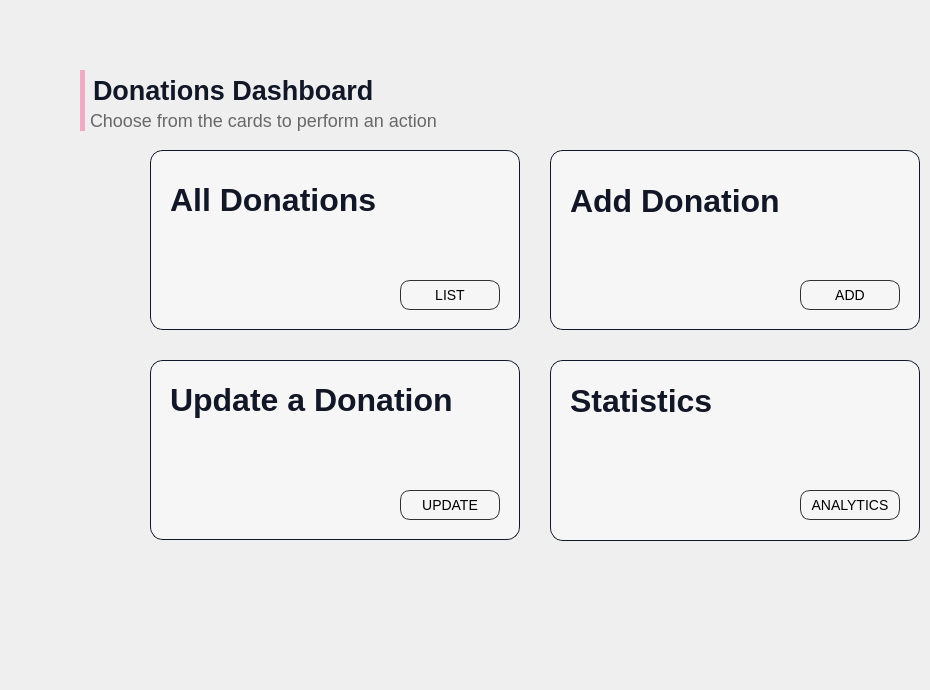
      <widget class="QWidget" name="page_10">
       <widget class="QLabel" name="label_61">
        <property name="geometry">
         <rect>
          <x>150</x>
          <y>360</y>
          <width>370</width>
          <height>180</height>
         </rect>
        </property>
        <property name="styleSheet">
         <string notr="true">border-radius: 13px;
background:rgb(246,246,246);
border: 1px solid rgb(18,23,40);</string>
        </property>
        <property name="text">
         <string/>
        </property>
       </widget>
       <widget class="QLabel" name="label_62">
        <property name="geometry">
         <rect>
          <x>570</x>
          <y>170</y>
          <width>271</width>
          <height>61</height>
         </rect>
        </property>
        <property name="styleSheet">
         <string notr="true">font-family: 'Poppins';
font-style: normal;
background:rgba(0,0,0,0);
font-weight: 700;
font-size: 32px;
color: rgb(18,23,40);

</string>
        </property>
        <property name="text">
         <string>Add Donation</string>
        </property>
       </widget>
       <widget class="QLabel" name="label_63">
        <property name="geometry">
         <rect>
          <x>170</x>
          <y>350</y>
          <width>331</width>
          <height>100</height>
         </rect>
        </property>
        <property name="styleSheet">
         <string notr="true">font-family: 'Poppins';
font-style: normal;
background:rgba(0,0,0,0);
font-weight: 700;
font-size: 32px;
color: rgb(18,23,40);

</string>
        </property>
        <property name="text">
         <string>Update a Donation</string>
        </property>
       </widget>
       <widget class="QLabel" name="label_64">
        <property name="geometry">
         <rect>
          <x>550</x>
          <y>150</y>
          <width>370</width>
          <height>180</height>
         </rect>
        </property>
        <property name="styleSheet">
         <string notr="true">border-radius: 13px;
background:rgb(246,246,246);
border: 1px solid rgb(18,23,40);</string>
        </property>
        <property name="text">
         <string/>
        </property>
       </widget>
       <widget class="QLabel" name="label_65">
        <property name="geometry">
         <rect>
          <x>80</x>
          <y>70</y>
          <width>371</width>
          <height>41</height>
         </rect>
        </property>
        <property name="styleSheet">
         <string notr="true">font-family: 'Poppins';
font-style: normal;
background:rgba(0,0,0,0);
font-weight: 600;
font-size: 27px;
color: rgb(18,23,40);
border-left: 5px solid rgb(237,172,195);
padding-left: 1px;

</string>
        </property>
        <property name="text">
         <string>Donations Dashboard</string>
        </property>
       </widget>
       <widget class="QLabel" name="label_67">
        <property name="geometry">
         <rect>
          <x>80</x>
          <y>110</y>
          <width>411</width>
          <height>21</height>
         </rect>
        </property>
        <property name="styleSheet">
         <string notr="true">font-family: 'Poppins';
font-style: normal;
background:rgba(0,0,0,0);
font-weight: 275;
font-size: 18px;
color: rgb(104,104,104);
border-left: 5px solid rgb(237,172,195);
padding-left: 1px;

</string>
        </property>
        <property name="text">
         <string>Choose from the cards to perform an action</string>
        </property>
       </widget>
       <widget class="QLabel" name="label_68">
        <property name="geometry">
         <rect>
          <x>550</x>
          <y>360</y>
          <width>370</width>
          <height>181</height>
         </rect>
        </property>
        <property name="styleSheet">
         <string notr="true">border-radius: 13px;
background:rgb(246,246,246);
border: 1px solid rgb(18,23,40);</string>
        </property>
        <property name="text">
         <string/>
        </property>
       </widget>
       <widget class="QLabel" name="label_69">
        <property name="geometry">
         <rect>
          <x>570</x>
          <y>380</y>
          <width>241</width>
          <height>41</height>
         </rect>
        </property>
        <property name="styleSheet">
         <string notr="true">font-family: 'Poppins';
font-style: normal;
background:rgba(0,0,0,0);
font-weight: 700;
font-size: 32px;
color: rgb(18,23,40);

</string>
        </property>
        <property name="text">
         <string>Statistics</string>
        </property>
       </widget>
       <widget class="QLabel" name="label_70">
        <property name="geometry">
         <rect>
          <x>150</x>
          <y>150</y>
          <width>370</width>
          <height>180</height>
         </rect>
        </property>
        <property name="styleSheet">
         <string notr="true">border-radius: 13px;
background:rgb(246,246,246);
border: 1px solid rgb(18,23,40);</string>
        </property>
        <property name="text">
         <string/>
        </property>
       </widget>
       <widget class="QLabel" name="label_71">
        <property name="geometry">
         <rect>
          <x>170</x>
          <y>150</y>
          <width>241</width>
          <height>100</height>
         </rect>
        </property>
        <property name="styleSheet">
         <string notr="true">font-family: 'Poppins';
font-style: normal;
background:rgba(0,0,0,0);
font-weight: 700;
font-size: 32px;
color: rgb(18,23,40);

</string>
        </property>
        <property name="text">
         <string>All Donations</string>
        </property>
       </widget>
       <widget class="QPushButton" name="pushButton_2">
        <property name="geometry">
         <rect>
          <x>400</x>
          <y>280</y>
          <width>100</width>
          <height>30</height>
         </rect>
        </property>
        <property name="cursor">
         <cursorShape>PointingHandCursor</cursorShape>
        </property>
        <property name="styleSheet">
         <string notr="true">QPushButton{
border-radius: 10px; 
font-family: 'Poppins';
font-style: normal;
font-weight: 400;
font-size: 14px;
background:rgba(0,0,0,0);
border:1px solid rgb(50,50,50);
}
QPushButton:hover{
background:rgb(28, 36, 61);
color:white;
}

</string>
        </property>
        <property name="text">
         <string>LIST</string>
        </property>
       </widget>
       <widget class="QPushButton" name="pushButton_3">
        <property name="geometry">
         <rect>
          <x>800</x>
          <y>280</y>
          <width>100</width>
          <height>30</height>
         </rect>
        </property>
        <property name="cursor">
         <cursorShape>PointingHandCursor</cursorShape>
        </property>
        <property name="styleSheet">
         <string notr="true">QPushButton{
border-radius: 10px; 
font-family: 'Poppins';
font-style: normal;
font-weight: 400;
font-size: 14px;
background:rgba(0,0,0,0);
border:1px solid rgb(50,50,50);
}
QPushButton:hover{
background:rgb(28, 36, 61);
color:white;
}

</string>
        </property>
        <property name="text">
         <string>ADD</string>
        </property>
       </widget>
       <widget class="QPushButton" name="pushButton_4">
        <property name="geometry">
         <rect>
          <x>400</x>
          <y>490</y>
          <width>100</width>
          <height>30</height>
         </rect>
        </property>
        <property name="cursor">
         <cursorShape>PointingHandCursor</cursorShape>
        </property>
        <property name="styleSheet">
         <string notr="true">QPushButton{
border-radius: 10px; 
font-family: 'Poppins';
font-style: normal;
font-weight: 400;
font-size: 14px;
background:rgba(0,0,0,0);
border:1px solid rgb(50,50,50);
}
QPushButton:hover{
background:rgb(28, 36, 61);
color:white;
}

</string>
        </property>
        <property name="text">
         <string>UPDATE</string>
        </property>
       </widget>
       <widget class="QPushButton" name="pushButton_5">
        <property name="geometry">
         <rect>
          <x>800</x>
          <y>490</y>
          <width>100</width>
          <height>30</height>
         </rect>
        </property>
        <property name="cursor">
         <cursorShape>PointingHandCursor</cursorShape>
        </property>
        <property name="styleSheet">
         <string notr="true">QPushButton{
border-radius: 10px; 
font-family: 'Poppins';
font-style: normal;
font-weight: 400;
font-size: 14px;
background:rgba(0,0,0,0);
border:1px solid rgb(50,50,50);
}
QPushButton:hover{
background:rgb(28, 36, 61);
color:white;
}

</string>
        </property>
        <property name="text">
         <string>ANALYTICS</string>
        </property>
       </widget>
       <widget class="QLabel" name="label_32">
        <property name="geometry">
         <rect>
          <x>720</x>
          <y>380</y>
          <width>201</width>
          <height>151</height>
         </rect>
        </property>
        <property name="styleSheet">
         <string notr="true">background:url(&quot;:/Icons/Icons/Images/data.png&quot;);</string>
        </property>
        <property name="text">
         <string/>
        </property>
       </widget>
       <widget class="QLabel" name="label_38">
        <property name="geometry">
         <rect>
          <x>190</x>
          <y>220</y>
          <width>151</width>
          <height>111</height>
         </rect>
        </property>
        <property name="styleSheet">
         <string notr="true">background:url(&quot;:/Icons/Icons/Images/img5.png&quot;);</string>
        </property>
        <property name="text">
         <string/>
        </property>
       </widget>
       <widget class="QLabel" name="label_190">
        <property name="geometry">
         <rect>
          <x>170</x>
          <y>447</y>
          <width>101</width>
          <height>91</height>
         </rect>
        </property>
        <property name="styleSheet">
         <string notr="true">background:url(&quot;:/Icons/Icons/Images/update.png&quot;);</string>
        </property>
        <property name="text">
         <string/>
        </property>
       </widget>
       <widget class="QLabel" name="label_216">
        <property name="geometry">
         <rect>
          <x>-20</x>
          <y>360</y>
          <width>321</width>
          <height>321</height>
         </rect>
        </property>
        <property name="styleSheet">
         <string notr="true">background:url(&quot;:/Icons/Icons/Images/branch.png&quot;);</string>
        </property>
        <property name="text">
         <string/>
        </property>
       </widget>
       <zorder>label_216</zorder>
       <zorder>label_61</zorder>
       <zorder>label_63</zorder>
       <zorder>label_64</zorder>
       <zorder>label_65</zorder>
       <zorder>label_67</zorder>
       <zorder>label_68</zorder>
       <zorder>label_69</zorder>
       <zorder>label_70</zorder>
       <zorder>label_71</zorder>
       <zorder>label_62</zorder>
       <zorder>pushButton_3</zorder>
       <zorder>pushButton_4</zorder>
       <zorder>label_32</zorder>
       <zorder>pushButton_5</zorder>
       <zorder>label_38</zorder>
       <zorder>pushButton_2</zorder>
       <zorder>label_190</zorder>
      </widget>
